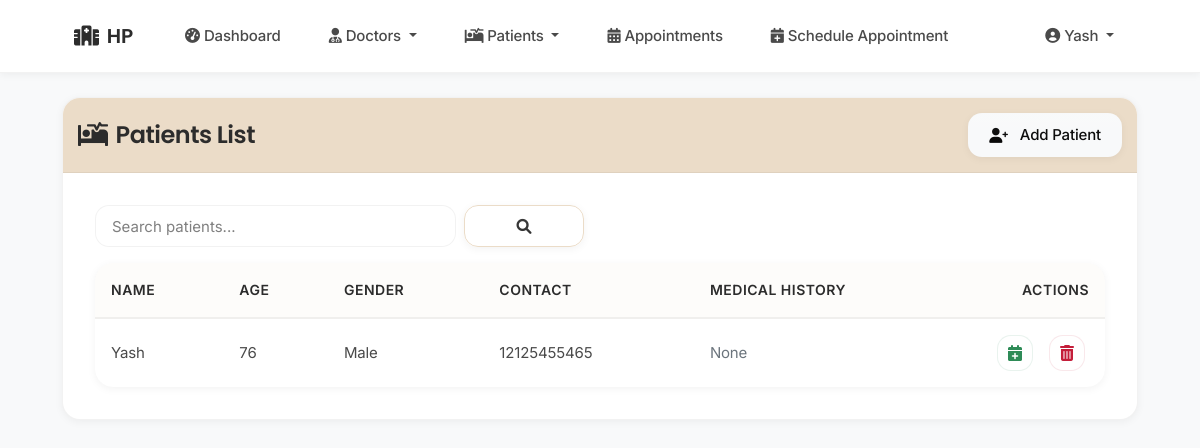
/admin/view_patients (signed in), run on the app's committed database.
### tables this page shows
CREATE TABLE patients (
                id INTEGER PRIMARY KEY AUTOINCREMENT,
                name TEXT NOT NULL,
                age INTEGER NOT NULL,
                gender TEXT,
                contact TEXT,
                address TEXT,
                medical_history TEXT,
                created_at TIMESTAMP DEFAULT CURRENT_TIMESTAMP,
                created_by INTEGER,
                hospital_id INTEGER NOT NULL,
                FOREIGN KEY (created_by) REFERENCES staff(id),
                FOREIGN KEY (hospital_id) REFERENCES staff(id)
            );

### app.py (the view)
@app.route('/admin/view_patients')
def view_patients():
    if 'user_id' not in session or session['user_type'] != 'admin':
        return redirect(url_for('login'))
    search_query = request.args.get('search', '').strip()
    conn = get_db_connection()
    try:
        if search_query:
            patients = conn.execute('''
                SELECT * FROM patients
                WHERE (name LIKE ? OR contact LIKE ?) AND hospital_id = ?
                ORDER BY name
            ''', (f'%{search_query}%', f'%{search_query}%', session['hospital_id'])).fetchall()
        else:
            patients = conn.execute('SELECT * FROM patients WHERE hospital_id = ? ORDER BY name',
                                   (session['hospital_id'],)).fetchall()
    except Exception as e:
        flash('Error loading patients', 'danger')
        app.logger.error(f"View patients error: {str(e)}")
        patients = []
    finally:
        conn.close()
    return render_template('admin/view_patients.html',
                         patients=patients,
                         search_query=search_query)

### app.py (called while the page is built)
@app.context_processor
def utility_processor():
    def now():
        return datetime.now()
    return dict(now=now)

def get_db_connection():
    try:
        conn = sqlite3.connect(get_db_path())
        conn.row_factory = sqlite3.Row
        return conn
    except sqlite3.Error as e:
        logger.error(f"Database connection error: {e}")
        raise

### database.py (called while the page is built)
def get_db_path():
    app_dir = os.path.dirname(os.path.abspath(__file__))
    if 'RENDER' in os.environ:
        db_dir = os.path.join(app_dir, 'data')
        if not os.path.exists(db_dir):
            os.makedirs(db_dir, exist_ok=True)
            logger.info(f"Created database directory: {db_dir}")
        return os.path.join(db_dir, 'hospital.db')
    else:
        instance_path = os.path.join(app_dir, 'instance')
        if not os.path.exists(instance_path):
            os.makedirs(instance_path, exist_ok=True)
            logger.info(f"Created instance directory: {instance_path}")
        return os.path.join(instance_path, 'hospital.db')

### templates/admin/view_patients.html (shortened to what this page needs)
{% extends "base.html" %}
{% block content %}
<div class="card">
    <div class="card-header text-white d-flex justify-content-between align-items-center" style="background-color:rgb(235, 220, 200); padding: 15px 15px">
        <h4 class="mb-0">
            <i class="fas fa-procedures me-2"></i>Patients List
        </h4>
        <a href="{{ url_for('add_patient') }}" class="btn btn-light">
            <i class="fas fa-user-plus me-1"></i>Add Patient
        </a>
    </div>
    <div class="card-body">
        <div class="row mb-3">
            <div class="col-md-6">
                <form class="search-form" method="GET" action="{{ url_for('view_patients') }}">
                    <input class="form-control" type="search" name="search" placeholder="Search patients..."
                           value="{{ search_query }}" aria-label="Search">
                    <button class="btn btn-outline-primary" type="submit">
                        <i class="fas fa-search"></i>
                    </button>
                </form>
            </div>
        </div>
        <div class="table-responsive">
            <table class="table table-hover">
                <thead>
                    <tr>
                        <th>Name</th>
                        <th>Age</th>
                        <th>Gender</th>
                        <th>Contact</th>
                        <th>Medical History</th>
                        <th class="text-end">Actions</th>
                    </tr>
                </thead>
                <tbody>
                    {% for patient in patients %}
                    <tr>
                        <td>{{ patient.name }}</td>
                        <td>{{ patient.age }}</td>
                        <td>{{ patient.gender }}</td>
                        <td>{{ patient.contact }}</td>
                        <td>
                            {% if patient.medical_history %}
                                <button type="button"
                                        class="btn btn-sm btn-outline-info"
                                        data-bs-toggle="modal"
                                        data-bs-target="#viewMedicalHistoryModal{{ patient.id }}">
                                    <i class="fas fa-eye me-1"></i>View
                                </button>
                            {% else %}
                                <span class="text-muted">None</span>
                            {% endif %}
                        </td>
                        <td class="action-column">
                            <div class="table-actions">
                                <a href="{{ url_for('schedule_appointment', patient_id=patient.id) }}" class="btn-action btn-schedule" title="Schedule Appointment">
                                    <i class="fas fa-calendar-plus"></i>
                                </a>
                                <button type="button" class="btn-action btn-delete" data-bs-toggle="modal" data-bs-target="#deletePatientModal{{ patient.id }}" title="Delete Patient">
                                    <i class="fas fa-trash-alt"></i>
                                </button>
                            </div>
                        </td>
                    </tr>
                    {% else %}
                    <tr>
                        <td colspan="7" class="text-center">No patients found</td>
                    </tr>
                    {% endfor %}
                </tbody>
            </table>
        </div>
    </div>
</div>
{% endblock %}

### templates/base.html (shortened to what this page needs)
<!DOCTYPE html>
<html lang="en">
<head>
    <link rel="stylesheet" href="https://cdnjs.cloudflare.com/ajax/libs/font-awesome/6.0.0/css/all.min.css">
    <link href="https://cdn.jsdelivr.net/npm/bootstrap@5.1.3/dist/css/bootstrap.min.css" rel="stylesheet">
</head>
<body class="bg-light">
    <nav class="navbar navbar-expand-lg navbar-light">
        <div class="container">
            <a class="navbar-brand" href="{{ url_for('admin_dashboard') if session.get('user_type') == 'admin' else url_for('doctor_dashboard') }}">
                <i class="fas fa-hospital me-2"></i>{{ session.get('hospital_name', 'Hospital Management') }}
            </a>
            <div class="collapse navbar-collapse" id="navbarNav">
                <ul class="navbar-nav me-auto">
                    {% if session.get('user_id') %}
                        {% if session.get('user_type') == 'admin' %}
                            <li class="nav-item">
                                <a class="nav-link" href="{{ url_for('admin_dashboard') }}">
                                    <i class="fas fa-tachometer-alt me-1"></i>Dashboard
                                </a>
                            </li>
                            <li class="nav-item dropdown">
                                <a class="nav-link dropdown-toggle" href="#" id="doctorsDropdown" role="button" data-bs-toggle="dropdown">
                                    <i class="fas fa-user-md me-1"></i>Doctors
                                </a>
                            </li>
                            <li class="nav-item dropdown">
                                <a class="nav-link dropdown-toggle" href="#" id="patientsDropdown" role="button" data-bs-toggle="dropdown">
                                    <i class="fas fa-procedures me-1"></i>Patients
                                </a>
                            </li>
                            <li class="nav-item">
                                <a class="nav-link" href="{{ url_for('view_appointments') }}">
                                    <i class="fas fa-calendar-alt me-1"></i>Appointments
                                </a>
                            </li>
                            <li class="nav-item">
                                <a class="nav-link" href="{{ url_for('schedule_appointment') }}">
                                    <i class="fas fa-calendar-plus me-1"></i>Schedule Appointment
                                </a>
                            </li>
                        {% endif %}
                    {% endif %}
                </ul>
                <ul class="navbar-nav">
                    {% if session.get('user_id') %}
                        <li class="nav-item dropdown">
                            <a class="nav-link dropdown-toggle" href="#" id="navbarDropdown" role="button" data-bs-toggle="dropdown" aria-expanded="false">
                                <i class="fas fa-user-circle me-1"></i>{{ session.get('name', 'User') }}
                            </a>
                        </li>
                    {% endif %}
                </ul>
            </div>
        </div>
    </nav>
    <main class="container py-4 animate-fade">
        {% block content %}{% endblock %}
    </main>
</body>
</html>

### templates/admin/view_patients.html (style rules this page uses)
.table-actions { display: flex; gap: 0.5rem; justify-content: flex-end; }
.btn-action { width: 40px; height: 40px; display: flex; align-items: center; justify-content: center; border-radius: 50%; transition: all 0.2s; }
.btn-schedule { background-color: #28a745; color: white; }
.btn-delete { background-color: #dc3545; color: white; }
.search-form { display: flex; gap: 0.5rem; }

### data on the page
patients: get "Yash", name "Yash", age "76", gender "Male", contact "12125455465", medical_history "None"

### other printed values
{{ session.get('hospital_name', 'Hospital Management') }} "HP"
